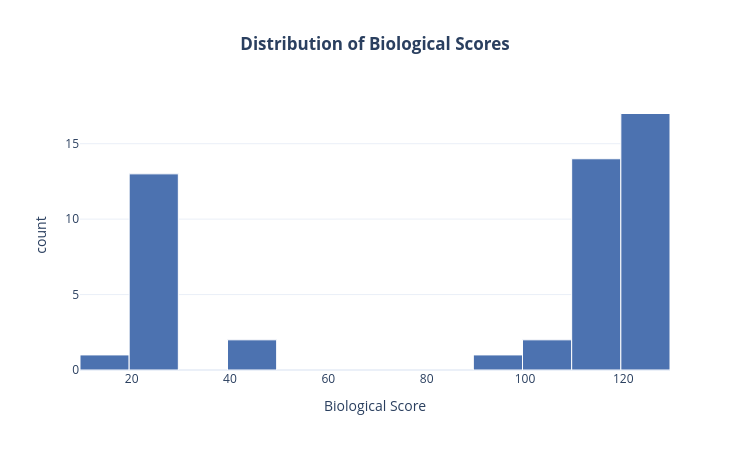

Source (notebook cell):
### Markdown cell above
#### Distribution of Biological Score

### Code cell
import plotly.express as px

# Create interactive histogram
fig = px.histogram(
    final_guides, 
    x="Biological_score", 
    nbins=20,
    title="<b>Distribution of Biological Scores</b>",
    labels={"Biological_score": "Biological Score", "count": "Number of Guides"},
    color_discrete_sequence=["#4C72B0"] # Matching professional blue color
)

# Add a subtle border to the bars for visual separation
fig.update_traces(marker_line_width=1, marker_line_color="white")

# Adjust layout size and title alignment
fig.update_layout(
    width=750, 
    height=450,
    title_x=0.5, # Centers the title
    template="plotly_white"
)

fig.show()

### Figure 1 — Plotly figure (JSON) as saved in the notebook; plotly's stock layout.template omitted (floating-point values rounded to 4 significant figures)
{"data": [{"bingroup": "x", "hovertemplate": "Biological Score=%{x}<br>count=%{y}<extra></extra>", "legendgroup": "", "marker": {"color": "#4C72B0", "line": {"color": "white", "width": 1}, "pattern": {"shape": ""}}, "name": "", "nbinsx": 20, "orientation": "v", "showlegend": false, "type": "histogram", "x": [120.0, 120.0, 120.0, 120.0, 120.0, 120.0, 120.0, 120.0, 120.0, 120.0, 120.0, 120.0, 120.0, 120.0, 120.0, 120.0, 120.0, 119.0, 119.0, 119.0, 119.0, 119.0, 119.0, 119.0, 118.0, 118.0, 114.0, 114.0, 110.0, 110.0, 110.0, 109.0, 100.0, 99.0, 46.0, 44.0, 23.0, 21.0, 21.0, 21.0, 21.0, 21.0, 20.0, 20.0, 20.0, 20.0, 20.0, 20.0, 20.0, 10.0], "xaxis": "x", "yaxis": "y"}], "layout": {"barmode": "relative", "height": 450, "legend": {"tracegroupgap": 0}, "title": {"text": "<b>Distribution of Biological Scores</b>", "x": 0.5}, "width": 750, "xaxis": {"anchor": "y", "domain": [0, 1], "title": {"text": "Biological Score"}}, "yaxis": {"anchor": "x", "domain": [0, 1], "title": {"text": "count"}}}}
